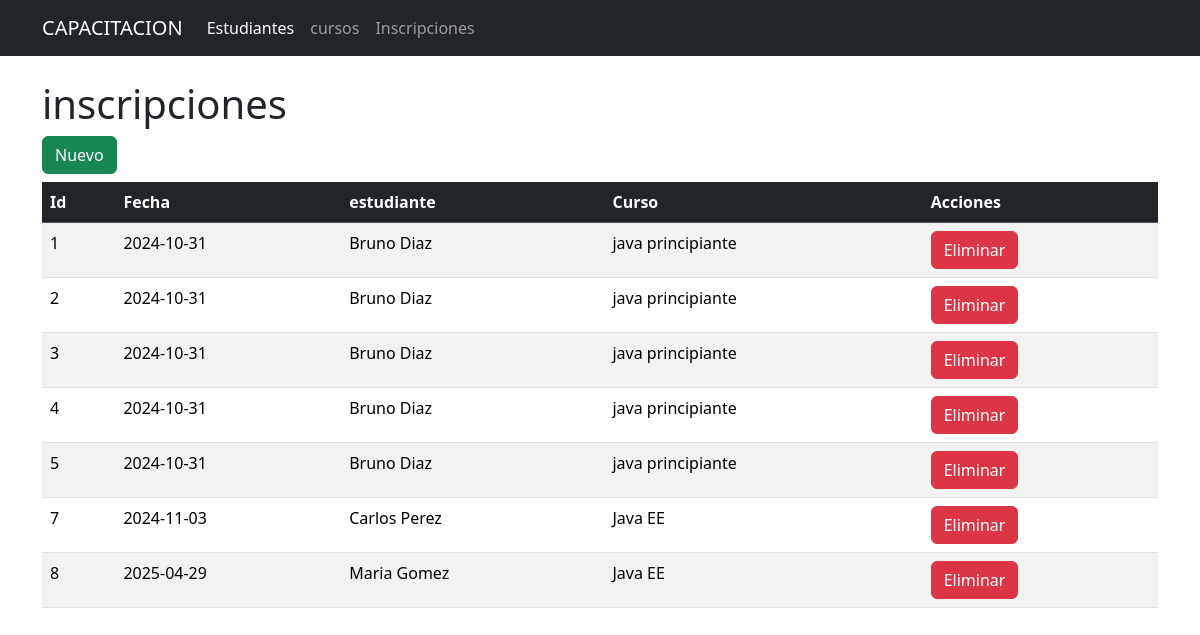
Page /inscripciones on the committed database.
### tables this page shows
CREATE TABLE inscripciones (
        id INTEGER PRIMARY KEY,
        fecha TEXT NOT NULL,
        curso_id INTEGER NOT NULL,
        estudiante_id INTEGER NOT NULL,
        FOREIGN KEY (curso_id)REFERENCES cursos(id),
        FOREIGN KEY (estudiante_id) REFERENCES estudiantes(id)
        
    );

CREATE TABLE cursos (
        id INTEGER PRIMARY KEY,
        descripcion TEXT NOT NULL,
        horas INTEGER NOT NULL
    );

### app.py (the view)
@app.route("/inscripciones")
def inscripciones():
    conn = get_db_connection()
    inscripciones = conn.execute(
        """
        SELECT i.id, i.fecha,
            e.nombre || ' ' || e.apellidos as estudiante,
            c.descripcion as curso
        FROM inscripciones i
        JOIN estudiantes e ON i.estudiante_id = e.id
        JOIN cursos c ON i.curso_id = c.id
        """
    ).fetchall()
    conn.close()
    return render_template('inscripciones.html',inscripciones=inscripciones)

### app.py (called while the page is built)
def get_db_connection():
    conn = sqlite3.connect("instituto.db")
    conn.row_factory = sqlite3.Row
    return conn

### templates/inscripciones.html
{% extends "base.html" %}
{% block content %}
<h1>inscripciones</h1>
<a href="{{ url_for('nueva_inscripcion')}}" class="btn btn-success mb-2">Nuevo</a>
<table class= "table table-striped table-hover" >
    <thead class="table-dark">
        <tr>
            <th>Id</th>
            <th>Fecha</th>
            <th>estudiante</th>
            <th>Curso</th>
            <th>Acciones</th>
        </tr>
    </thead>
    <tbody>
        {% for item in inscripciones %}
        <tr>
            <td>{{ item.id }}</td>
            <td>{{ item.fecha }}</td>
            <td>{{ item.estudiante }}</td>
            <td>{{ item.curso }}</td>
            <td>
                <a href="{{ url_for('eliminar_inscripcion',id=item.id)}}"
                class="btn btn-danger" onclick="return(confirm('Esta seguro ??'))">Eliminar</a>
            </td>
        </tr>
        {% endfor %}
    </tbody>
</table>
{% endblock %}

### rows in the picture
inscripciones: id "1", fecha "2024-10-31", estudiante "Bruno Diaz", curso "java principiante"
inscripciones: id "2", fecha "2024-10-31", estudiante "Bruno Diaz", curso "java principiante"
inscripciones: id "3", fecha "2024-10-31", estudiante "Bruno Diaz", curso "java principiante"
inscripciones: id "4", fecha "2024-10-31", estudiante "Bruno Diaz", curso "java principiante"
inscripciones: id "5", fecha "2024-10-31", estudiante "Bruno Diaz", curso "java principiante"
inscripciones: id "7", fecha "2024-11-03", estudiante "Carlos Perez", curso "Java EE"
inscripciones: id "8", fecha "2025-04-29", estudiante "Maria Gomez", curso "Java EE"
